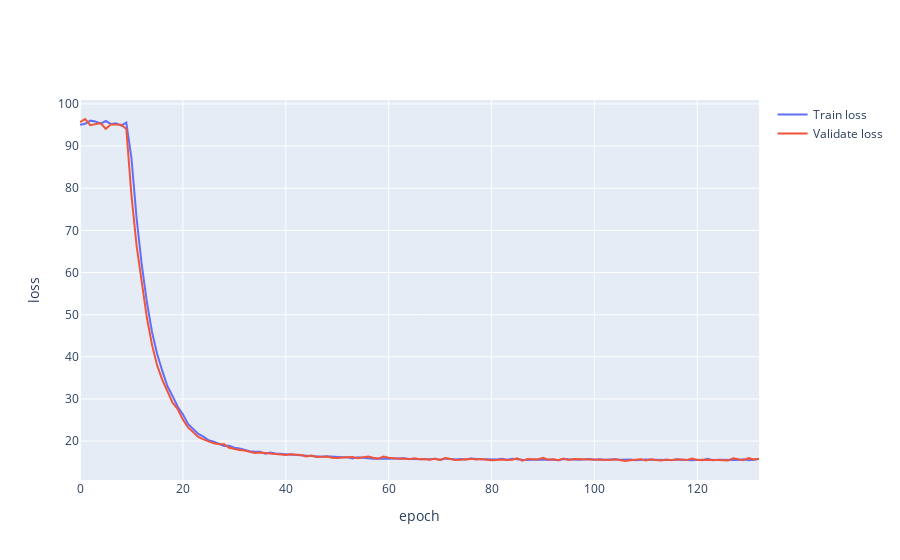

The notebook cell this image was saved under:
### Code cell
TrainLib.train_model(model, TrainLib.scalar_dot_predictor, train_dataloader,
                     val_dataloader, 1000, 3e-7, start_epoch=0, gamma=0.8, step_size=10)

### Figure 1 — Plotly figure (JSON) as saved in the notebook; plotly's stock layout.template omitted (floating-point values rounded to 4 significant figures; data arrays with more than 128 entries replaced by an {"elided": "..."} marker saying what was removed)
{"data": [{"mode": "lines", "name": "Train loss", "type": "scatter", "x": {"elided": "133 int values"}, "y": {"elided": "133 float values"}}, {"mode": "lines", "name": "Validate loss", "type": "scatter", "x": {"elided": "133 int values"}, "y": {"elided": "133 float values"}}], "layout": {"xaxis": {"title": {"text": "epoch"}}, "yaxis": {"title": {"text": "loss"}}}}
